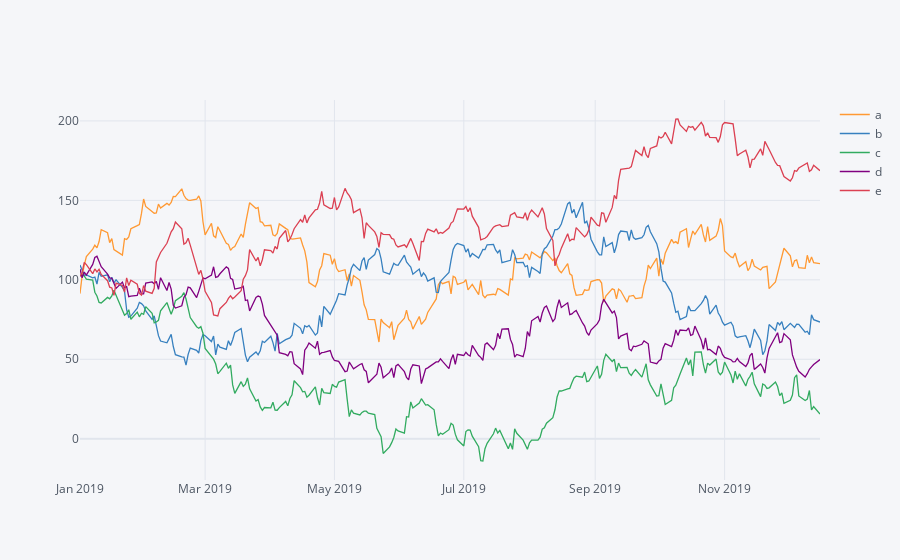

Notebook source saved alongside this figure:
### Code cell
a = np.random.standard_normal((250,5)).cumsum(axis=0)
index = pd.date_range('2019-01-1',freq='B',periods=len(a))
df=pd.DataFrame(100+5*a,columns=list('abcde'),index=index)
df.head()

plyo.iplot(df.iplot(asFigure=True),image='png',filename='ply_01')

#may need to install nbformat and restart kernel

### Figure 1 — Plotly figure (JSON) as saved in the notebook; plotly's stock layout.template omitted (floating-point values rounded to 4 significant figures; data arrays with more than 128 entries replaced by an {"elided": "..."} marker saying what was removed)
{"data": [{"line": {"color": "rgba(255, 153, 51, 1.0)", "dash": "solid", "shape": "linear", "width": 1.3}, "mode": "lines", "name": "a", "text": "", "type": "scatter", "x": {"elided": "250 str values"}, "y": {"elided": "250 float values"}}, {"line": {"color": "rgba(55, 128, 191, 1.0)", "dash": "solid", "shape": "linear", "width": 1.3}, "mode": "lines", "name": "b", "text": "", "type": "scatter", "x": {"elided": "250 str values"}, "y": {"elided": "250 float values"}}, {"line": {"color": "rgba(50, 171, 96, 1.0)", "dash": "solid", "shape": "linear", "width": 1.3}, "mode": "lines", "name": "c", "text": "", "type": "scatter", "x": {"elided": "250 str values"}, "y": {"elided": "250 float values"}}, {"line": {"color": "rgba(128, 0, 128, 1.0)", "dash": "solid", "shape": "linear", "width": 1.3}, "mode": "lines", "name": "d", "text": "", "type": "scatter", "x": {"elided": "250 str values"}, "y": {"elided": "250 float values"}}, {"line": {"color": "rgba(219, 64, 82, 1.0)", "dash": "solid", "shape": "linear", "width": 1.3}, "mode": "lines", "name": "e", "text": "", "type": "scatter", "x": {"elided": "250 str values"}, "y": {"elided": "250 float values"}}], "layout": {"legend": {"bgcolor": "#F5F6F9", "font": {"color": "#4D5663"}}, "paper_bgcolor": "#F5F6F9", "plot_bgcolor": "#F5F6F9", "title": {"font": {"color": "#4D5663"}}, "xaxis": {"gridcolor": "#E1E5ED", "showgrid": true, "tickfont": {"color": "#4D5663"}, "title": {"font": {"color": "#4D5663"}, "text": ""}, "zerolinecolor": "#E1E5ED"}, "yaxis": {"gridcolor": "#E1E5ED", "showgrid": true, "tickfont": {"color": "#4D5663"}, "title": {"font": {"color": "#4D5663"}, "text": ""}, "zerolinecolor": "#E1E5ED"}}}
